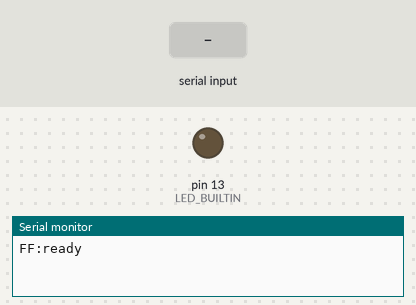
Bench run of a sketch on a simulated Arduino Uno, built with avr-gcc and run on an emulated ATmega328P. On the bench: output pins drawn as LEDs (lit = HIGH), the last lines printed to the serial monitor. Inputs (shaded band) come from the test bench.

Above: at 1.7 s.
1.8 s: "start:1\n" received over Serial
At 2.5 s:
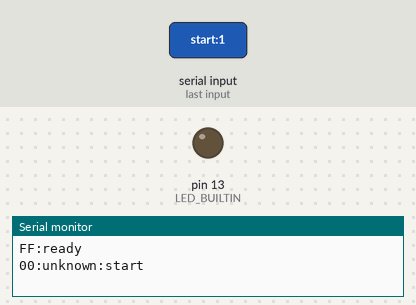
3.3 s: "stop:1\n" received over Serial
At 3.7 s:
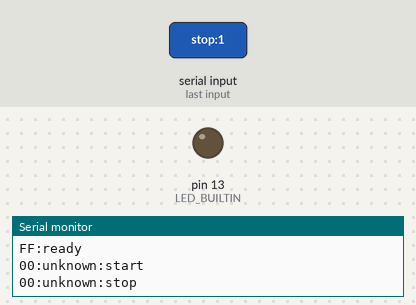
4.8 s: "90:45\n" received over Serial
At 6.0 s:
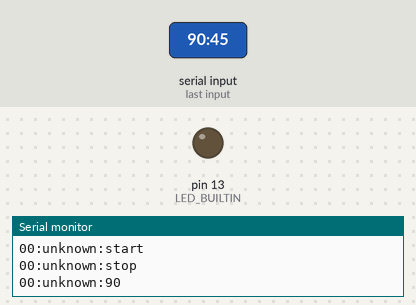
Timing chart, 0 to 7.8 s (numbered marks = the images above; inputs shaded):
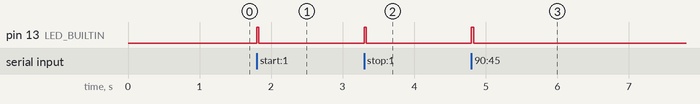

Measured:
- after the input at 1.8 s, pin 13 (LED_BUILTIN): LOW → HIGH at once, → LOW 0.03 s later
- after the input at 3.3 s, pin 13 (LED_BUILTIN): LOW → HIGH at once, → LOW 0.03 s later
- after the input at 4.8 s, pin 13 (LED_BUILTIN): LOW → HIGH at once, → LOW 0.03 s later

The sketch:

ArduinoTestSketch.ino
```cpp
// =============================================================================
// ArduinoTestSketch – Prison Break Exit-Game
// Board: Freenove Control Board V5 Wifi (FNK0096)
// =============================================================================
//
// Protokoll (text-basiert, zeilengetrennt):
//   Unity → Arduino : "XX:payload\n"    (XX = 2-stelliger Hex-Befehlscode)
//   Arduino → Unity : "XX:payload\n"
//
// Befehle von Unity:
//   FF:ping     → Antwortet mit "FF:pong"
//   60:start    → Startet Temperatur-Simulation (Level 6 Test)
//   60:stop     → Stoppt Temperatur-Simulation
//
// Arduino sendet selbstständig:
//   FF:ready    → direkt nach setup()
//   60:TEMP:N   → alle 200 ms während Temp-Simulation läuft
//
// =============================================================================

// Befehlscode-Definitionen (müssen mit ArduinoBridge.cs übereinstimmen)
#define CMD_PING     0xFF
#define CMD_HUMIDITY 0x10
#define CMD_JOYSTICK 0x11
#define CMD_COLOR    0x20
#define CMD_BREADBOARD 0x50
#define CMD_TEMP     0x60

// Onboard-LED (meist Pin 13 oder LED_BUILTIN)
// Freenove Control Board V5: falls LED_BUILTIN nicht definiert, 2 oder 13 probieren
#ifndef LED_BUILTIN
  #define LED_BUILTIN 2
#endif

// Temperatur-Simulation
bool  simTempActive  = false;
float simTempValue   = 0.0f;
unsigned long lastTempSend = 0;
const unsigned long TEMP_INTERVAL_MS = 200;

// ── Eingabe-Puffer ─────────────────────────────────────────────────────────
String inputBuffer = "";

// =============================================================================
// setup
// =============================================================================
void setup() {
  Serial.begin(115200);
  while (!Serial) { /* warte bis Serial bereit (wichtig bei USB-CDC-Boards) */ }

  pinMode(LED_BUILTIN, OUTPUT);
  digitalWrite(LED_BUILTIN, LOW);

  // Startsignal an Unity senden
  delay(500);  // kurze Pause damit Unity-Seite empfangsbereit ist
  sendMsg(CMD_PING, "ready");
}

// =============================================================================
// loop
// =============================================================================
void loop() {
  // Eingehende Zeichen lesen (nicht-blockierend)
  while (Serial.available() > 0) {
    char c = (char)Serial.read();
    if (c == '\n' || c == '\r') {
      if (inputBuffer.length() > 0) {
        handleLine(inputBuffer);
        inputBuffer = "";
      }
    } else {
      inputBuffer += c;
    }
  }

  // Temperatur-Simulation alle 200 ms
  if (simTempActive) {
    unsigned long now = millis();
    if (now - lastTempSend >= TEMP_INTERVAL_MS) {
      lastTempSend = now;
      simTempValue += 2.0f;
      if (simTempValue > 100.0f) simTempValue = 100.0f;
      // Format: "60:TEMP:72.5"
      Serial.print(CMD_TEMP, HEX);
      Serial.print(":TEMP:");
      Serial.println(simTempValue, 1);
    }
  }
}

// =============================================================================
// handleLine – parst "XX:payload" und ruft den passenden Handler auf
// =============================================================================
void handleLine(String line) {
  line.trim();
  if (line.length() < 2) return;

  // Befehlscode lesen (hexadezimal, erste 2 Zeichen)
  int colonIdx = line.indexOf(':');
  if (colonIdx < 1) return;

  String hexPart  = line.substring(0, colonIdx);
  String payload  = line.substring(colonIdx + 1);
  int    cmd      = (int) strtol(hexPart.c_str(), nullptr, 16);

  // LED-Blink als visuelles Feedback
  blinkLed(1, 30);

  switch (cmd) {

    // ── Ping ────────────────────────────────────────────────────────────────
    case CMD_PING:
      sendMsg(CMD_PING, "pong");
      break;

    // ── Temperatur (Level 6) ─────────────────────────────────────────────
    case CMD_TEMP:
      if (payload == "start") {
        simTempActive = true;
        simTempValue  = 0.0f;
        lastTempSend  = millis();
        sendMsg(CMD_TEMP, "ok");
      } else if (payload == "stop") {
        simTempActive = false;
        sendMsg(CMD_TEMP, "stopped");
      }
      break;

    // ── Platzhalter für spätere Sensoren ────────────────────────────────
    case CMD_HUMIDITY:
      // TODO: Humidity-Sensor einlesen (Level 2a)
      sendMsg(CMD_HUMIDITY, "TODO");
      break;

    case CMD_JOYSTICK:
      // TODO: Joystick-Eingabe (Level 2b)
      sendMsg(CMD_JOYSTICK, "TODO");
      break;

    case CMD_COLOR:
      // TODO: Farbsensor einlesen (Level 3)
      sendMsg(CMD_COLOR, "TODO");
      break;

    case CMD_BREADBOARD:
      // TODO: Breadboard-Schaltkreis prüfen (Level 5)
      sendMsg(CMD_BREADBOARD, "TODO");
      break;

    default:
      // Unbekannten Befehl zurückmelden
      Serial.print("00:unknown:");
      Serial.println(hexPart);
      break;
  }
}

// =============================================================================
// Hilfsfunktionen
// =============================================================================

// Sendet "XX:payload\n" mit führenden Nullen im Hex-Teil
void sendMsg(int cmd, String payload) {
  if (cmd < 0x10) Serial.print("0");
  Serial.print(cmd, HEX);
  Serial.print(":");
  Serial.println(payload);
}

// LED N-mal blinken lassen
void blinkLed(int times, int ms) {
  for (int i = 0; i < times; i++) {
    digitalWrite(LED_BUILTIN, HIGH);
    delay(ms);
    digitalWrite(LED_BUILTIN, LOW);
    if (i < times - 1) delay(ms);
  }
}
```
